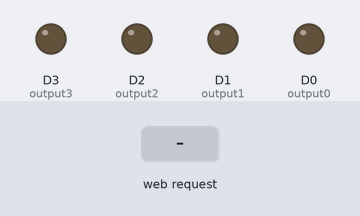
A sketch run on a simulated ESP8266 (NodeMCU). Shown: output pins drawn as LEDs (lit = HIGH). Inputs (shaded band) come from the test bench. WiFi joins after 1.5 s; servers stay silent unless stated; what the sketch prints to the serial monitor is not drawn.

Above: at 2.7 s.
2.8 s: HTTP request GET /5/on received
At 4.0 s:
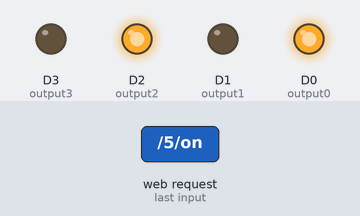
4.3 s: HTTP request GET /4/on received
At 5.2 s:
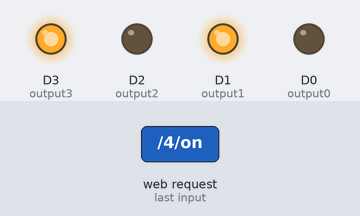
5.8 s: HTTP request GET /3/on received
At 6.4 s:
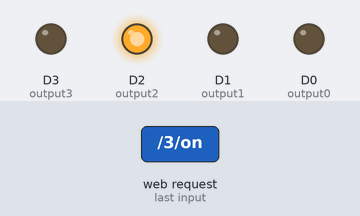
7.3 s: HTTP request GET /2/on received
At 8.7 s:
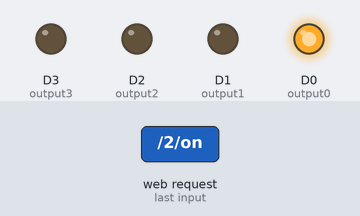
Timing chart, 0 to 9.8 s (numbered marks = the images above; inputs shaded):
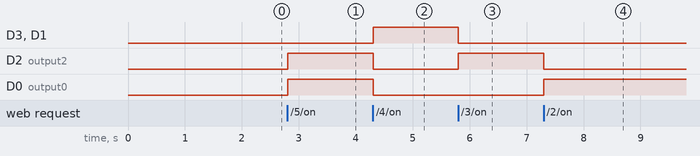

The sketch:

IoRT_webserver.ino
```cpp
#include <ESP8266WiFi.h>

// Replace with your network credentials
const char* ssid     = "jntuvstudent";   //wifi name
const char* password ="Jntuv@15";      //wifi password

// Set web server port number to 80
WiFiServer server(80);

// Variable to store the HTTP request
String header;

// Auxiliar variables to store the current output state
String output0State = "off";
String output1State = "off";
String output2State = "off";
String output3State = "off";

// Assign output variables to GPIO pins
const int output0 = D0;
const int output1 = D1;
const int output2 = D2;
const int output3 = D3;

void setup() {
  Serial.begin(115200);
  // Initialize the output variables as outputs
  pinMode(output0, OUTPUT);
  pinMode(output1, OUTPUT);
  pinMode(output2, OUTPUT);
  pinMode(output3, OUTPUT);
  // Set outputs to LOW
  digitalWrite(output0, LOW);
  digitalWrite(output1, LOW);
  digitalWrite(output2, LOW);
  digitalWrite(output3, LOW);

  // Connect to Wi-Fi network with SSID and password
  Serial.print("Connecting to ");
  Serial.println(ssid);
  WiFi.begin(ssid, password);
  while (WiFi.status() != WL_CONNECTED) {
    delay(500);
    Serial.print(".");
  }
  // Print local IP address and start web server
  Serial.println("");
  Serial.println("WiFi connected.");
  Serial.println("IP address: ");
  Serial.println(WiFi.localIP());
  server.begin();
}

void loop() {
  WiFiClient client = server.available();   // Listen for incoming clients
  if (client) {                             // If a new client connects,
    Serial.println("New Client.");          // print a message out in the serial port
    String currentLine = "";                // make a String to hold incoming data from the client
    while (client.connected()) {            // loop while the client's connected
      if (client.available()) {             // if there's bytes to read from the client,
        char c = client.read();             // read a byte, then
        Serial.write(c);                    // print it out the serial monitor
        header += c;
        if (c == '\n') {                    // if the byte is a newline character
          // if the current line is blank, you got two newline characters in a row.
          // that's the end of the client HTTP request, so send a response:
          if (currentLine.length() == 0) {
            // HTTP headers always start with a response code (e.g. HTTP/1.1 200 OK)
            // and a content-type so the client knows what's coming, then a blank line:
            client.println("HTTP/1.1 200 OK");
            client.println("Content-type:text/html");
            client.println("Connection: close");
            client.println();

            // turns the GPIOs on and off
            if (header.indexOf("GET /5/on") >= 0) {
              Serial.println("GPIO 5 on");
              output0State = "on";
              digitalWrite(output0, HIGH);
              digitalWrite(output1, LOW);
              digitalWrite(output2, HIGH);
              digitalWrite(output3, LOW);
            } else if (header.indexOf("GET /5/off") >= 0) {
              Serial.println("GPIO 5 off");
              output0State = "off";
              digitalWrite(output0, LOW);
              digitalWrite(output1, LOW);
              digitalWrite(output2, LOW);
              digitalWrite(output3, LOW);
            } else if (header.indexOf("GET /4/on") >= 0) {
              Serial.println("GPIO 4 on");
              output1State = "on";
              digitalWrite(output0, LOW);
              digitalWrite(output1, HIGH);
              digitalWrite(output2, LOW);
              digitalWrite(output3, HIGH);
            } else if (header.indexOf("GET /4/off") >= 0) {
              Serial.println("GPIO 4 off");
              output1State = "off";
              digitalWrite(output0, LOW);
              digitalWrite(output1, LOW);
              digitalWrite(output2, LOW);
              digitalWrite(output3, LOW);
            } else if (header.indexOf("GET /3/on") >= 0) {
              Serial.println("GPIO 3 on");
              output2State = "on";
              digitalWrite(output0, LOW);
              digitalWrite(output1, LOW);
              digitalWrite(output2, HIGH);
              digitalWrite(output3, LOW);
            } else if (header.indexOf("GET /3/off") >= 0) {
              Serial.println("GPIO 3 off");
              output2State = "off";
              digitalWrite(output0, LOW);
              digitalWrite(output1, LOW);
              digitalWrite(output2, LOW);
              digitalWrite(output3, LOW);
            } else if (header.indexOf("GET /2/on") >= 0) {
              Serial.println("GPIO 2 on");
              output3State = "on";
              digitalWrite(output0, HIGH);
              digitalWrite(output1, LOW);
              digitalWrite(output2, LOW);
              digitalWrite(output3, LOW);
            } else if (header.indexOf("GET /2/off") >= 0) {
              Serial.println("GPIO 2 off");
              output3State = "off";
              digitalWrite(output0, LOW);
              digitalWrite(output1, LOW);
              digitalWrite(output2, LOW);
              digitalWrite(output3, LOW);
            }


            // Display the HTML web page
            client.println("<!DOCTYPE html><html>");
            client.println("<head><meta name=\"viewport\" content=\"width=device-width, initial-scale=1\">");
            client.println("<link rel=\"icon\" href=\"data:,\">");
            // CSS to style the on/off buttons
            // Feel free to change the background-color and font-size attributes to fit your preferences
            client.println("<style>html { font-family: Helvetica; display: inline-block; margin: 0px auto; text-align: center;}");
            client.println(".button { background-color: #195B6A; border: none; color: white; padding: 16px 40px;");
            client.println("text-decoration: none; font-size: 30px; margin: 2px; cursor: pointer;}");
            client.println(".button2 {background-color: #77878A;}</style></head>");

            // Web Page Heading
            client.println("<body><h1>ESP8266 IoRT Web Server</h1>");

            // Display current state, and ON/OFF buttons for GPIO 5
            client.println("<p>Robot Front - State " + output0State + "</p>");
            // If the output0State is off, it displays the ON button
            if (output0State == "off") {
              client.println("<p><a href=\"/5/on\"><button class=\"button\">Front</button></a></p>");
            } else {
              client.println("<p><a href=\"/5/off\"><button class=\"button button2\">Running</button></a></p>");
            }

            // Display current state, and ON/OFF buttons for GPIO 4
            client.println("<p>Robot back - State " + output1State + "</p>");
            // If the output1State is off, it displays the ON button
            if (output1State == "off") {
              client.println("<p><a href=\"/4/on\"><button class=\"button\">Back</button></a></p>");
            } else {
              client.println("<p><a href=\"/4/off\"><button class=\"button button2\">Running</button></a></p>");
            }
            client.println("<p>Robot Left - State " + output2State + "</p>");
            // If the output1State is off, it displays the ON button
            if (output2State == "off") {
              client.println("<p><a href=\"/3/on\"><button class=\"button\">LEFT</button></a></p>");
            } else {
              client.println("<p><a href=\"/3/off\"><button class=\"button button2\">Running</button></a></p>");
            }
            client.println("<p>Robot Right - State " + output3State + "</p>");
            // If the output1State is off, it displays the ON button
            if (output3State == "off") {
              client.println("<p><a href=\"/2/on\"><button class=\"button\">Right</button></a></p>");
            } else {
              client.println("<p><a href=\"/2/off\"><button class=\"button button2\">Running</button></a></p>");
            }
            client.println("</body></html>");

            // The HTTP response ends with another blank line
            client.println();
            // Break out of the while loop
            break;
          } else { // if you got a newline, then clear currentLine
            currentLine = "";
          }
        } else if (c != '\r') {  // if you got anything else but a carriage return character,
          currentLine += c;      // add it to the end of the currentLine
        }
      }
    }
    // Clear the header variable
    header = "";
    // Close the connection
    client.stop();
    Serial.println("Client disconnected.");
    Serial.println("");
  }
}
```

Measured:
- after the input at 2.8 s, D2 (output2), D0 (output0): LOW → HIGH at once
- after the input at 4.3 s, D3 (output3), D1 (output1): LOW → HIGH at once; D2 (output2), D0 (output0): HIGH → LOW at once
- after the input at 5.8 s, D3 (output3), D1 (output1): HIGH → LOW at once; D2 (output2): LOW → HIGH at once
- after the input at 7.3 s, D2 (output2): HIGH → LOW at once; D0 (output0): LOW → HIGH at once
